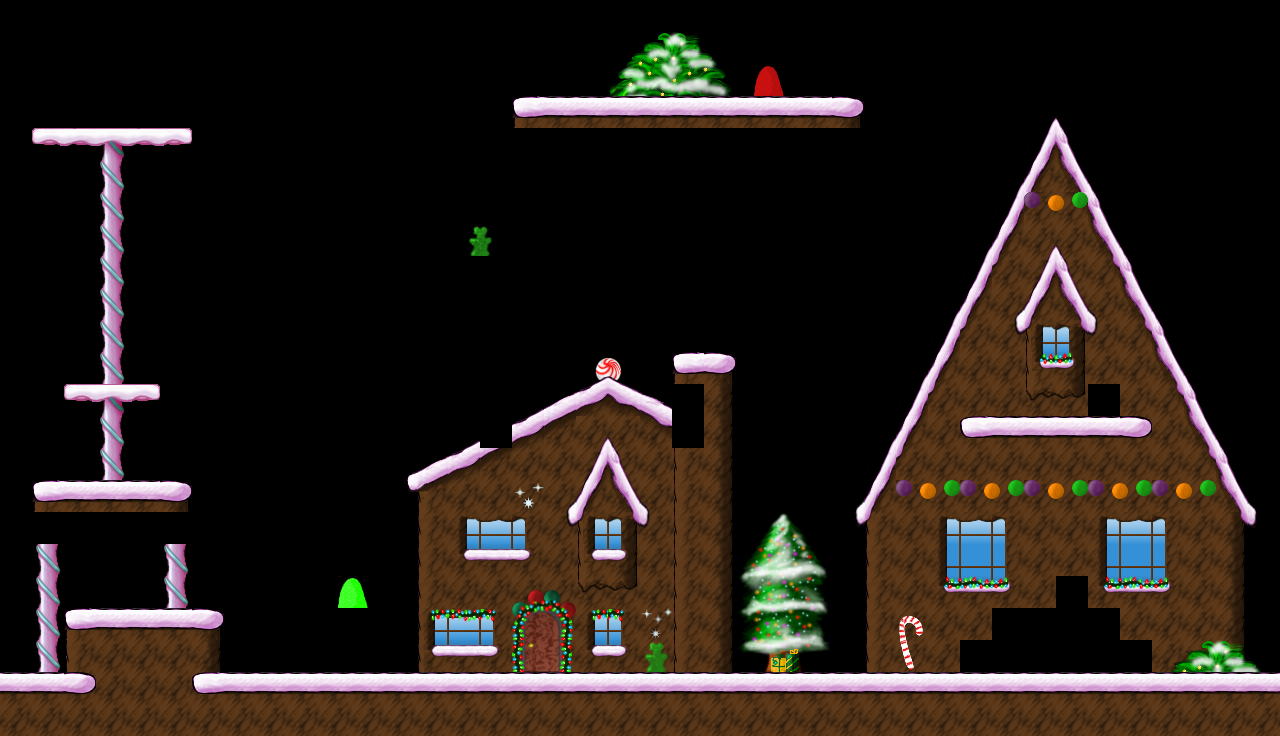

The image is a tile-based game level rendered from a .tmx file. Its description and complete source (layers, tilesets, objects, tile grids) follow:
An orthogonal 40x23 tile map with 32x32 px tiles, 1 tile layer (Tile Layer 1).

<map version="1.2" tiledversion="1.2.0" orientation="orthogonal" renderorder="right-down" width="40" height="23" tilewidth="32" tileheight="32" infinite="0" nextlayerid="3" nextobjectid="1">
 <tileset firstgid="1" source="tilemap.tsx" />
 <layer id="1" name="Tile Layer 1" width="40" height="23">
  <data encoding="csv">
0,0,0,0,0,0,0,0,0,0,0,0,0,0,0,0,830,831,832,0,0,0,0,0,830,831,832,0,0,0,0,0,0,0,0,0,0,0,0,0,
0,0,0,0,0,0,0,0,0,0,0,0,0,0,0,0,894,895,896,1785,1786,1787,1788,0,894,958,896,0,0,0,0,0,0,0,0,0,0,0,0,0,
0,0,0,0,0,0,0,0,0,0,0,0,0,0,0,0,0,957,0,1849,1850,1851,1852,2289,2290,957,0,0,0,0,0,0,0,0,0,0,0,0,0,0,
0,0,0,0,0,0,0,0,0,0,0,0,0,0,0,0,3211,3212,3212,3212,3212,3212,3212,3212,3212,3212,3213,0,0,0,0,0,1470,1471,0,0,0,0,0,0,
0,3336,3337,3335,3337,3338,0,0,0,0,0,0,0,0,0,0,1838,1839,1839,1839,1839,1839,1839,1839,1839,1839,1840,0,0,0,0,0,1534,1535,0,0,0,0,0,0,
0,0,0,236,0,0,0,0,0,0,0,0,0,0,0,0,0,0,0,0,0,0,0,0,0,0,0,0,0,0,0,1470,1598,1599,1471,0,0,0,0,0,
0,0,0,236,0,0,0,0,0,0,0,0,0,0,0,0,0,0,0,0,0,0,0,0,0,0,0,0,0,0,0,1534,1655,1656,1535,0,0,0,0,0,
0,0,0,236,0,0,0,0,0,0,0,0,0,0,2299,2300,0,0,0,0,0,0,0,0,0,0,0,0,0,0,1470,1598,1845,1846,1599,1471,0,0,0,0,
0,0,0,236,0,0,0,0,0,0,0,0,0,0,3156,3157,3158,0,0,0,0,0,0,0,0,0,0,0,0,0,1534,1662,1909,1910,1663,1535,0,0,0,0,
0,0,0,236,0,0,0,0,0,0,0,0,0,0,0,389,0,0,0,0,0,0,0,0,0,0,0,0,0,1470,1598,1972,1973,1974,1975,1599,1471,0,0,0,
0,0,0,236,0,0,0,0,0,0,0,0,0,0,0,388,0,0,0,0,0,0,0,0,0,0,0,0,0,1534,1662,2036,2037,2038,2039,1663,1535,0,0,0,
0,0,0,236,0,0,0,0,0,0,0,0,0,0,0,388,0,0,2229,2230,0,3211,3213,0,0,0,0,0,1470,1598,1459,1459,2171,2172,1459,1459,1599,1471,0,0,
0,0,3336,3335,3338,0,0,0,0,0,0,0,0,0,0,388,1653,1716,1717,1718,1719,577,1523,0,0,0,0,0,1534,1662,1459,1459,2165,2166,3144,1459,1663,1535,0,0,
0,0,0,236,0,0,0,0,0,0,0,0,0,0,1653,393,1717,1781,1845,1846,1782,641,1523,0,0,0,0,1470,1598,1459,3147,3148,3148,3148,3148,3149,1459,1599,1471,0,
0,0,0,236,0,0,0,0,0,0,0,0,1715,1716,1717,1781,1651,1459,1909,1910,1459,2100,1523,0,0,0,0,1534,1662,1459,1459,1459,1459,1459,1459,1459,1459,1663,1535,0,
0,3211,3212,3212,3212,3213,0,0,0,0,0,0,1779,1780,1651,1459,1848,1972,1973,1974,1975,2100,1523,0,0,0,1597,1598,1536,1472,1536,1472,1536,1472,1536,1472,1536,1472,1599,1600,
0,1774,1839,1839,1839,1776,0,0,0,0,0,0,0,1587,1460,1461,1462,2036,2037,2038,2039,2100,1523,1905,1906,1907,1661,1726,1459,1460,1461,1462,1459,1459,1460,1461,1462,1459,1727,1664,
0,236,0,0,0,236,0,0,0,0,0,0,0,1587,1588,1589,1590,1459,2101,2102,1459,2100,1523,1969,1970,1971,0,1587,1459,1524,1525,1526,1459,1459,1524,1525,1526,1459,1523,0,
0,236,0,0,0,236,0,0,0,0,2225,2226,0,1587,1459,1459,1279,1280,2165,2166,1459,2100,1523,2033,2034,2035,0,1587,1459,2104,2105,2106,1459,3144,2104,2105,2106,1459,1523,0,
0,236,3211,3212,3212,3212,3213,0,0,0,3282,3283,0,2043,2041,2042,1343,1344,2040,2042,1976,2100,1523,2097,2098,2099,0,1587,2292,1459,1459,3348,3150,3151,3144,1459,1459,1459,1523,0,
0,236,3275,3276,3276,3276,3277,0,0,3282,3283,3216,3217,1532,1589,1590,1407,1408,1588,1590,2234,2100,1523,2161,1843,2163,0,1587,2356,1459,3348,3143,3152,3153,3218,3219,1789,1790,2176,1788,
3212,3212,3149,3276,3276,3276,3147,3212,3212,3212,3212,3212,3212,3212,3212,3212,3212,3212,3212,3212,3212,3212,3212,3212,3212,3212,3212,3212,3212,3212,3212,3212,3212,3212,3212,3212,3212,3212,3212,3212,
3276,3276,3276,3276,3276,3276,3276,3276,3276,3276,3276,3276,3276,3276,3276,3276,3276,3276,3276,3276,3276,3276,3276,3276,3276,3276,3276,3276,3276,3276,3276,3276,3276,3276,3276,3276,3276,3276,3276,3276
</data>
 </layer>
</map>
